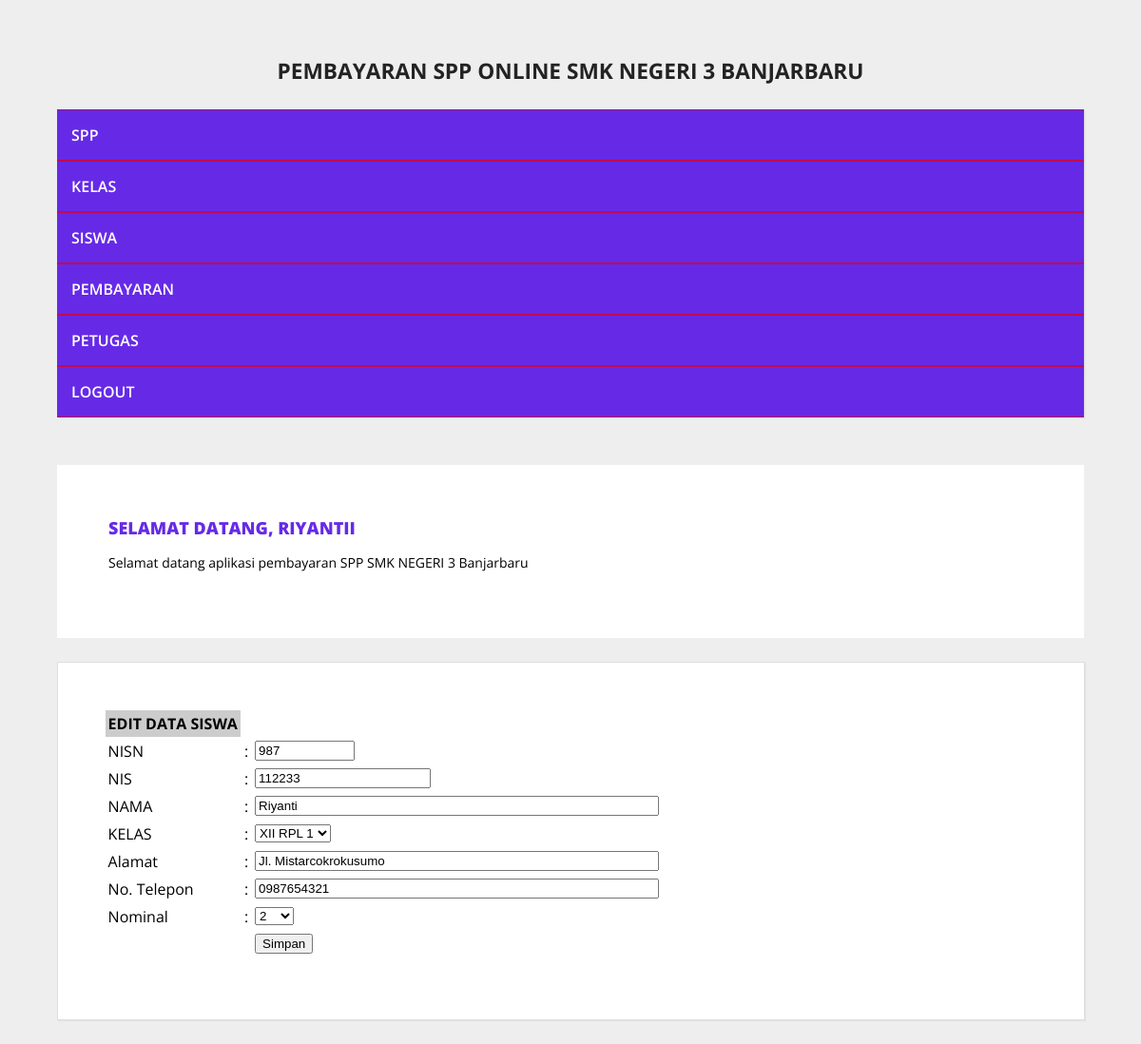
The app's page /halaman_admin.php?open=edit_siswa&nisn=987 (signed in) with its own data.
### tables this page shows
CREATE TABLE `siswa` (
  `nisn` int(10) NOT NULL,
  `nis` varchar(8) NOT NULL,
  `nama` varchar(35) NOT NULL,
  `id_kelas` varchar(11) NOT NULL,
  `alamat` text NOT NULL,
  `no_telp` varchar(15) NOT NULL,
  `id_spp` varchar(5) NOT NULL
);

### edit_siswa.php (the view, shortened to what this page needs)
<?php
include_once "../src/koneksi.php";
$nisn = $_GET['nisn'];
$sqlEdit = mysqli_query(
    $koneksi,
    "SELECT * FROM siswa WHERE nisn='$nisn'"
);
$data = mysqli_fetch_array($sqlEdit);
?>
<form action="?open=edit_siswa&nisn=<?php echo $nisn; ?>" method="post">
    <table cellspacing="1" cellpadding="3">
        <tr>
            <td bgcolor="#CCCCCC">
                <strong>EDIT DATA SISWA</strong>
            </td>
        </tr>
        <tr>
            <td>NISN</td>
            <td>:</td>
            <td>
                <input
                    name="nisn"
                    type="text"
                    size="10"
                    maxlength="10"
                    value="<?php echo $data['nisn']; ?>"
                    readonly
                />
            </td>
        </tr>
        <tr>
            <td>NIS</td>
            <td>:</td>
            <td>
                <input
                    name="nis"
                    type="text"
                    size="20"
                    maxlength="10"
                    value="<?php echo $data['nis']; ?>"
                />
            </td>
        </tr>
        <tr>
            <td>NAMA</td>
            <td>:</td>
            <td>
                <input
                    name="nama"
                    type="text"
                    size="50"
                    maxlength="50"
                    value="<?php echo $data['nama']; ?>"
                />
            </td>
        </tr>
        <tr>
            <td>KELAS</td>
            <td>:</td>
            <td>
                <select name="id_kelas">
                    <?php
                    $tampilkanKelas = mysqli_query(
                        $koneksi,
                        "SELECT * FROM kelas"
                    );
                    while ($bacaData = mysqli_fetch_array($tampilkanKelas)) {
                        $cek = "";
                        if ($bacaData['id_kelas'] == $data['id_kelas']) {
                            $cek = "selected";
                        }
                        echo "<option value='" . $bacaData['id_kelas'] . "' $cek>"
                            . $bacaData['nama_kelas']
                            . "</option>";
                    }
                    ?>
                </select>
            </td>
        </tr>
        <tr>
            <td>Alamat</td>
            <td>:</td>
            <td>
                <input
                    name="alamat"
                    type="text"
                    size="50"
                    maxlength="50"
                    value="<?php echo $data['alamat']; ?>"
                />
            </td>
        </tr>
        <tr>
            <td>No. Telepon</td>
            <td>:</td>
            <td>
                <input
                    name="no_telp"
                    type="text"
                    size="50"
                    maxlength="50"
                    value="<?php echo $data['no_telp']; ?>"
                />
            </td>
        </tr>
        <tr>
            <td>Nominal</td>
            <td>:</td>
            <td>
                <select name="id_spp">
                    <?php
                    $tampilkanSPP = mysqli_query(
                        $koneksi,
                        "SELECT * FROM spp"
                    );
                    while ($bacaData = mysqli_fetch_array($tampilkanSPP)) {
                        $cek = "";
                        if ($bacaData['id_spp'] == $data['id_spp']) {
                            $cek = "selected";
                        }
                        echo "<option value='" . $bacaData['id_spp'] . "' $cek>"
                            . $bacaData['nominal']
                            . "</option>";
                    }
                    ?>
                </select>
            </td>
        </tr>
        <tr>
            <td>&nbsp;</td>
            <td>&nbsp;</td>
            <td>
                <input
                    name="btnSimpan"
                    type="submit"
                    value="Simpan"
                />
            </td>
        </tr>
    </table>
</form>

### style.css (style rules this page uses)
body { background: #eeeeee; margin:0; font-family: 'Open Sans', sans-serif; }

### records on screen
siswa: nisn "987", nis "112233", nama "Riyanti", alamat "Jl. Mistarcokrokusumo", no_telp "0987654321"

### other values on screen
$_SESSION['username'] "RIYANTII"
form field id_kelas "XII RPL 1"
form field id_spp "2"
